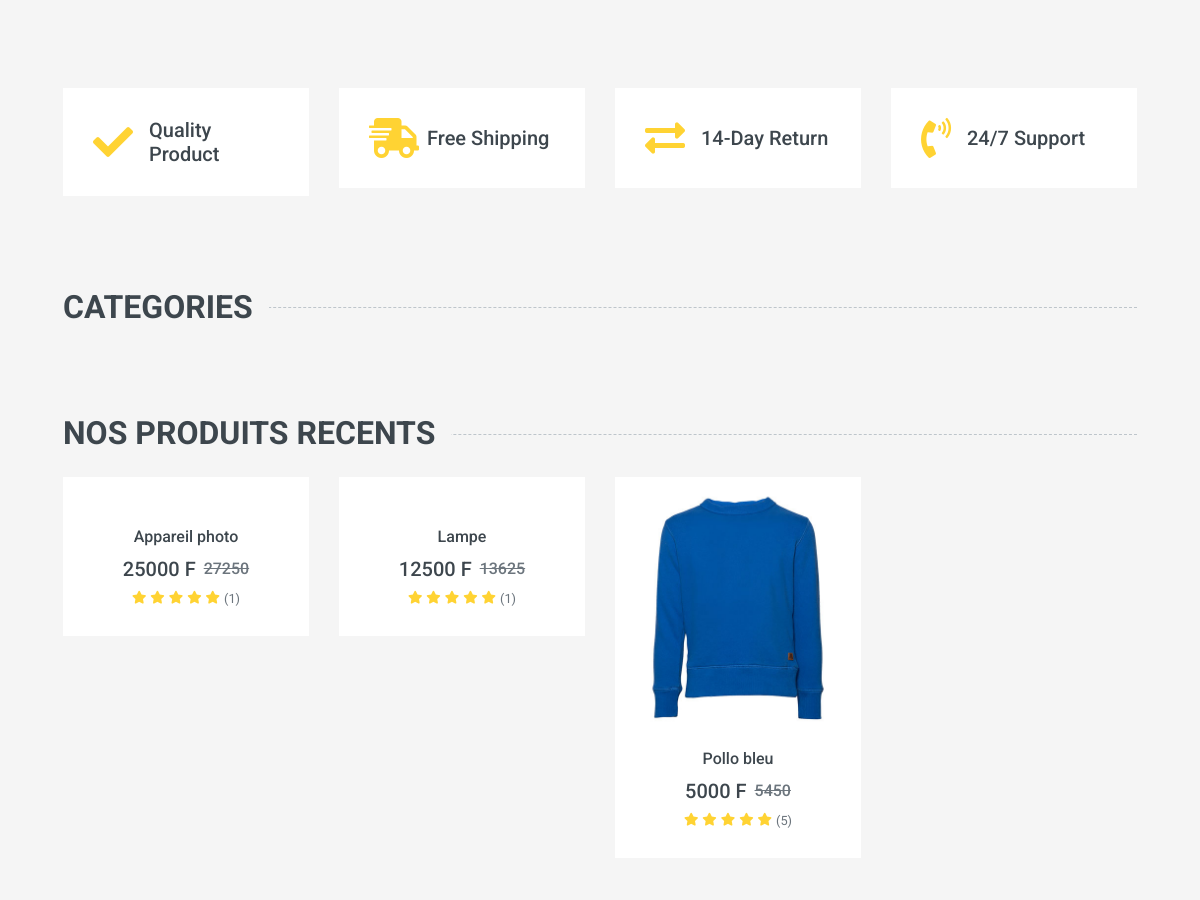
The app's page / (middle part), older data.
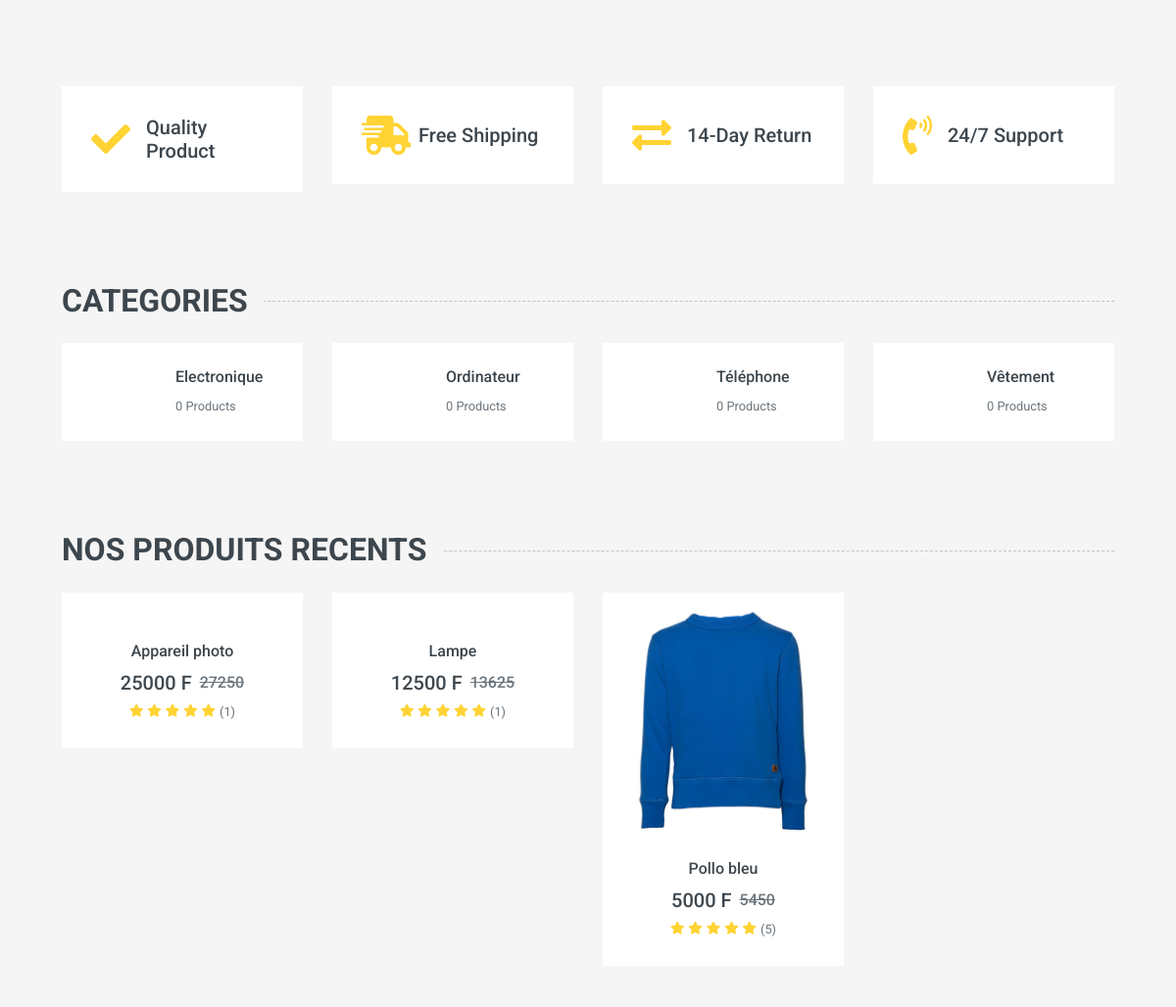
The same page, newer data.
### back/models.py (models this page shows, shortened)
class Product(models.Model):
    name = models.CharField(max_length=50, null=False, blank=False, unique=True)
    slug = models.CharField(max_length=60, null=False, blank=True, unique=True)
    description = models.TextField(max_length=255, null=True, blank=True)
    details = models.TextField(max_length=255, null=True, blank=True)
    price = models.FloatField(null=False, blank=False)
    stock = models.IntegerField(default=1, null=True, blank=True)
    active = models.BooleanField(default=True, null=False, blank=True)
    created_at = models.DateTimeField(auto_now_add=True, null=False, blank=True)
    category = models.ForeignKey('Category', null=True, blank=False,
                                 on_delete=models.SET_NULL, related_name='products')
    class Meta:
        ordering = ["-created_at", "name"]
    @property
    def promo_price(self):
        return self.price + self.price * 0.09
    @property
    def first_image(self):
        if self.images.all():
            return self.images.all()[0].file.url
        else:
            return ''

class Image(models.Model):
    name = models.CharField(max_length=30, null=False, blank=False)
    file = models.ImageField(null=False, blank=True, upload_to="images/products/")
    product = models.ForeignKey("Product", on_delete=models.CASCADE, related_name="images")

class Category(models.Model):
    name = models.CharField(max_length=45, null=False, blank=False, unique=True)
    slug = models.CharField(max_length=50, null=False, blank=False, unique=True)
    active = models.BooleanField(default=True, null=False, blank=False)
    created_at = models.DateTimeField(null=False, blank=False, auto_now_add=True)
    image = models.ImageField(null=True, blank=True, upload_to='images/categories/')
    parent = models.ForeignKey('Category', null=True, blank=True,
                               related_name='subcategories', on_delete=models.SET_NULL)
    class Meta:
        verbose_name_plural = "categories"
        ordering = ["-created_at", "name"]
    def __str__(self):
        return f"{self.name}"

### front/views.py (the view)
# urls.py: 2. Add a URL to urlpatterns:  path('', views.home, name='home')
def home(request):
    arrivals = Arrival.objects.filter(is_closed=False)
    arrivals_details=[]
    for arrival in arrivals:
        arrivals_details+=list(ArrivalDetails.objects.filter(arrival=arrival))
    categories = Category.objects.filter(active=True)
    products = Product.objects.filter(active=True).order_by('name')
    context = {
        'arrivals_details':arrivals_details,
        'products': products
    }
    return render(request, 'front/index.html', context)

### back/context_processors.py (called while the page is built)
def getCategories(request):
    categories = Category.objects.filter(active=True).order_by('name')
    return {'categories': categories}

### front/templates/front/index.html (shortened to what the changed rows need)
{% extends "base.html" %}
{% load static %}
{% block content %}
    <div class="container-fluid pt-5">
        <div class="row px-xl-5 pb-3">
            <div class="col-lg-3 col-md-6 col-sm-12 pb-1">
                <div class="d-flex align-items-center bg-light mb-4" style="padding: 30px;">
                    <h1 class="fa fa-check text-primary m-0 mr-3"></h1>
                </div>
            </div>
            <div class="col-lg-3 col-md-6 col-sm-12 pb-1">
                <div class="d-flex align-items-center bg-light mb-4" style="padding: 30px;">
                    <h1 class="fa fa-shipping-fast text-primary m-0 mr-2"></h1>
                </div>
            </div>
            <div class="col-lg-3 col-md-6 col-sm-12 pb-1">
                <div class="d-flex align-items-center bg-light mb-4" style="padding: 30px;">
                    <h1 class="fas fa-exchange-alt text-primary m-0 mr-3"></h1>
                </div>
            </div>
            <div class="col-lg-3 col-md-6 col-sm-12 pb-1">
                <div class="d-flex align-items-center bg-light mb-4" style="padding: 30px;">
                    <h1 class="fa fa-phone-volume text-primary m-0 mr-3"></h1>
                </div>
            </div>
        </div>
    </div>
    <div class="container-fluid pt-5">
        <h2 class="section-title position-relative text-uppercase mx-xl-5 mb-4"><span class="bg-secondary pr-3">Categories</span></h2>
        <div class="row px-xl-5 pb-3">
            {% for category in categories %}
            <div class="col-lg-3 col-md-4 col-sm-6 pb-1">
                <a class="text-decoration-none" href="{% url 'shop' cat_slug=category.slug %}">
                    <div class="cat-item d-flex align-items-center mb-4">
                        <div class="overflow-hidden" style="width: 100px; height: 100px;">
                        </div>
                        <div class="flex-fill pl-3">
                            <h6>{{ category.name }}</h6>
                            <small class="text-body">{{ category.products.count }} Products</small>
                        </div>
                    </div>
                </a>
            </div>
            {% endfor %}
        </div>
    </div>
    <div class="container-fluid pt-5 pb-3">
        <h2 class="section-title position-relative text-uppercase mx-xl-5 mb-4"><span class="bg-secondary pr-3">Nos Produits recents</span></h2>
        <div class="row px-xl-5">
            {% for product in products %}
            <div class="col-lg-3 col-md-4 col-sm-6 pb-1">
                <div class="product-item bg-light mb-4">
                    <div class="product-img position-relative overflow-hidden">
                        <img class="img-fluid w-100" src="{{ product.first_image }}" alt="">
                        <div class="product-action">
                        </div>
                    </div>
                    <div class="text-center py-4">
                        <a class="h6 text-decoration-none text-truncate" href="{% url 'details' prod_slug=product.slug %}">{{ product.name }}</a>
                        <div class="d-flex align-items-center justify-content-center mt-2">
                            <h5>{{ product.price|floatformat }} F</h5><h6 class="text-muted ml-2"><del>{{ product.promo_price|floatformat }}</del></h6>
                        </div>
                        <div class="d-flex align-items-center justify-content-center mb-1">
                            <small class="fa fa-star text-primary mr-1"></small>
                            <small class="fa fa-star text-primary mr-1"></small>
                            <small class="fa fa-star text-primary mr-1"></small>
                            <small class="fa fa-star text-primary mr-1"></small>
                            <small class="fa fa-star text-primary mr-1"></small>
                            <small>({{ product.stock }})</small>
                        </div>
                    </div>
                </div>
            </div>
            {% endfor %}
        </div>
    </div>
{% endblock content %}

Row changes from the older to the newer data that the page shows:
added Category: name "Electronique", products.count "0"
added Category: name "Ordinateur", products.count "0"
added Category: name "Téléphone", products.count "0"
added Category: name "Vêtement", products.count "0"
